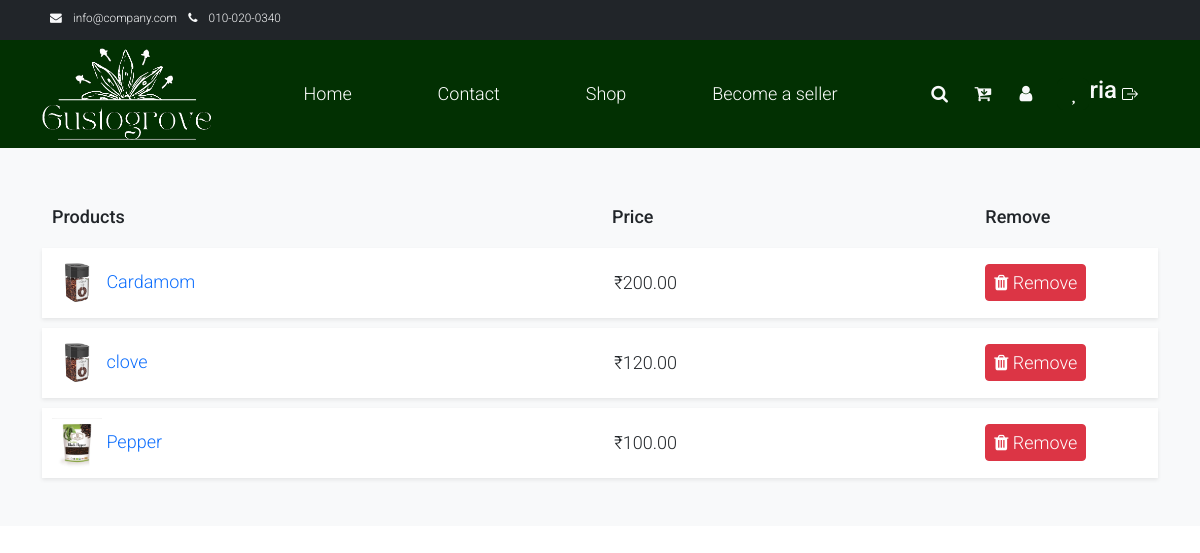
The app's page /wishlist/ (signed in) with its own data.
### userapp/models.py (models this page shows, shortened)
class CustomUser(AbstractUser):
    username = None
    USERNAME_FIELD  = 'email'
    name = models.CharField(max_length=100, default='')
    email = models.EmailField(unique=True)
    password = models.CharField(max_length=128)
    is_customer = models.BooleanField(default=False)
    is_seller = models.BooleanField(default=False)
    gstn = models.CharField(max_length=15, blank=True, null=True)  # GSTN field
    REQUIRED_FIELDS = []

### storeapp/models.py (models this page shows, shortened)
class Product(models.Model):
    product_name = models.CharField(max_length=255,null=True)
    description = models.TextField()
    image = models.ImageField(upload_to='products/', null=True, blank=True)
    quantity_value = models.PositiveIntegerField(default=100,null=True)
    quantity_prefix = models.CharField(max_length=10, choices=[('gms', 'gms'), ('kg', 'kg')], default='gms')
    stock = models.PositiveIntegerField(default=1,null=True)
    price = models.DecimalField(max_digits=10, decimal_places=2,null=True)
    date_added = models.DateField(default=timezone.now)
    brand_name = models.CharField(max_length=255, default="",null=True)
    seller = models.ForeignKey(CustomUser, on_delete=models.CASCADE, null=True, blank=True)
    batch_no=models.CharField(max_length=10,default="",null=True)
    average_rating = models.FloatField(default=0.0)
    STATUS_CHOICES = [
        ('In Stock', 'In Stock'),
        ('Out of Stock', 'Out of Stock'),
    ]
    status = models.CharField(max_length=15, choices=STATUS_CHOICES, default='In Stock')

### storeapp/views.py (the view)
# urls.py: path('wishlist/', views.wishlist_view, name='wishlist'),
@login_required(login_url='loginredirect')
@never_cache
def wishlist_view(request):
    if request.user.is_authenticated:
        wishlist = Wishlist.objects.get_or_create(user=request.user)[0]
        wishlist_products = wishlist.products.all()
        return render(request, 'wishlist.html', {'wishlist_products': wishlist_products})
    else:
        return render(request, 'login_required.html')

### template/wishlist.html (shortened to what this page needs)
{% load static %}
<html>
<head>
<link rel="stylesheet" href="https://cdn.jsdelivr.net/npm/bootstrap@5.2.3/dist/css/bootstrap.min.css">
    <link rel="stylesheet" href="{% static 'css/bootstrap.min.css' %}">
    <link rel="stylesheet" href="{% static 'css/templatemo.css' %}">
    <link rel="stylesheet" href="{% static '/css/custom.css' %}">
    <link rel="stylesheet" href="{% static 'css/fontawesome.min.css' %}">
    <link href="https://stackpath.bootstrapcdn.com/font-awesome/4.7.0/css/font-awesome.min.css" rel="stylesheet">
    <link href="https://cdn.jsdelivr.net/npm/bootstrap@5.2.0-beta1/dist/css/bootstrap.min.css" rel="stylesheet">
</head>
<body>
     <nav class="navbar navbar-expand-lg bg-dark navbar-light d-none d-lg-block" id="templatemo_nav_top">
        <div class="container text-light">
            <div class="w-100 d-flex justify-content-between">
                <div>
                    <i class="fa fa-envelope mx-2"></i>
                    <a class="navbar-sm-brand text-light text-decoration-none" href="mailto:info@company.com">info@company.com</a>
                    <i class="fa fa-phone mx-2"></i>
                    <a class="navbar-sm-brand text-light text-decoration-none" href="tel:010-020-0340">010-020-0340</a>
                </div>
                <div>
                    <a class="text-light" href="https://fb.com/templatemo" target="_blank" rel="sponsored"><i class="fab fa-facebook-f fa-sm fa-fw me-2"></i></a>
                    <a class="text-light" href="https://www.instagram.com/" target="_blank"><i class="fab fa-instagram fa-sm fa-fw me-2"></i></a>
                    <a class="text-light" href="https://twitter.com/" target="_blank"><i class="fab fa-twitter fa-sm fa-fw me-2"></i></a>
                    <a class="text-light" href="https://www.linkedin.com/" target="_blank"><i class="fab fa-linkedin fa-sm fa-fw"></i></a>
                </div>
            </div>
        </div>
    </nav>
    <nav class="navbar navbar-expand-lg ">
        <div class="container d-flex justify-content-between align-items-center">
            <div class="logo">
                <a class="navbar-brand" href="{% url "index" %}">
                    <img src="{% static 'img/gusto (2).png' %}" alt="Site Logo" class="img-fluid w-auto h-100" style="max-height: 100px;">
                </a>
            </div>
            <div class="align-self-center collapse navbar-collapse flex-fill  d-lg-flex justify-content-lg-between" id="templatemo_main_nav">
                <div class="flex-fill">
                    <ul class="nav navbar-nav d-flex justify-content-between mx-lg-auto">
                        <li class="nav-item">
                            <a class="nav-link" href="{% url 'index' %}">Home</a>
                        </li>
                        <li class="nav-item">
                            <a class="nav-link" href="{% url 'contact' %}">Contact</a>
                        </li>
                        <li class="nav-item">
                            <a class="nav-link" href="{% url 'shop' %}">Shop</a>
                        </li>
                        <li class="nav-item">
                            <a class="nav-link" href="{% url 'seller_index' %}">Become a seller</a>
                        </li>
                    </ul>
                </div>
                <div class="navbar align-self-center d-flex">
                    <a class="nav-icon d-none d-lg-inline" href="#" data-bs-toggle="modal" data-bs-target="#templatemo_search">
                        <i class="fa fa-fw fa-search text-light mr-2"></i>
                    </a>
                    <a class="nav-icon position-relative text-decoration-none" href="{% url 'cart' %}">
                        <i class="fa fa-fw fa-cart-arrow-down text-light mr-1"></i>
                    </a>
                    <a class="nav-icon position-relative text-decoration-none dropdown" href="#" data-bs-toggle="dropdown">
                        <i class="fa fa-fw fa-user text-light mr-1"></i>
                    </a>
                    <a href="{% url 'wishlist' %}" class="btn btn-success">
                        <i class="fas fa-heart"></i>
                    </a>
                    {% if user.is_authenticated %}
                    <h4 class=" text-light" >{{user.name}}<h4>
                        <div style="margin-left: 5px;" class="mt-2">
                            <a class="nav-icon position-relative text-decoration-none" href="{% url 'logout' %}" data-bs-toggle="tooltip" data-bs-placement="bottom" title="Logout">
                            </a>
                    {% endif %}
                        </div>
                </div>
            </div>
        </div>
    </nav>
    {% block content %}
        <div class="py-3 py-md-5 bg-light">
            <div class="container">
                <div class="row">
                    <div class="col-md-12">
                        <div class="shopping-cart">
                            <div class="cart-header d-none d-sm-none d-mb-block d-lg-block">
                                <div class="row">
                                    <div class="col-md-6">
                                        <h4>Products</h4>
                                    </div>
                                    <div class="col-md-2">
                                        <h4>Price</h4>
                                    </div>
                                    <div class="col-md-2">
                                    </div>
                                    <div class="col-md-2">
                                        <h4>Remove</h4>
                                    </div>
                                </div>
                            </div>
                            {% for product in wishlist_products %}
                                <div class="cart-item">
                                    <div class="row">
                                        <div class="col-md-6 my-auto">
                                            <a href="">
                                                <label class="product-name">
                                                    <img src="{{ product.image.url }}" style="width: 50px; height: 50px" alt="{{ product.product_name }}">
                                                    {{ product.product_name }}
                                                </label>
                                            </a>
                                        </div>
                                        <div class="col-md-2 my-auto">
                                            <label class="price">₹{{ product.price }}</label>
                                        </div>
                                        <div class="col-md-2 col-5 my-auto">
                                            <div class="remove">
                                                <a href="{% url 'remove_from_wishlist' product_id=product.id %}" class="btn btn-danger btn-sm">
                                                    <i class="fa fa-trash"></i> Remove
                                                </a>
                                            </div>
                                        </div>
                                    </div>
                                </div>
                            {% endfor %}
                        </div>
                    </div>
                </div>
            </div>
        </div>
    {% endblock %}
</body>
   </html>

### static/css/templatemo.css (style rules this page uses)
body, ul, li, p, a, label, input, div { font-family: 'Roboto', sans-serif; font-size: 18px !important; font-weight: 300 !important; }
.logo { font-weight: 500 !important; }
.text-light { color: #cfd6e1 !important; }
.bg-dark { background-color: #212934 !important; }
.bg-light { background-color: #e9eef5 !important; }
.btn-success { background-color: rgb(2, 48, 2)!important; border-color:rgb(2, 48, 2) !important; }
.navbar { background-color: rgb(2, 48, 2); }
#templatemo_nav_top { min-height: 40px; }
#templatemo_nav_top * { font-size: .9em !important; }
#templatemo_main_nav a { color: #fff; }
#templatemo_main_nav .navbar .nav-icon { margin-right: 20px; }
.fa-search { color: white; }
@media (min-width: 768px) { #templatemo_main_nav .navbar-nav { max-width: 450px; } }
@media (min-width: 992px) { #templatemo_main_nav .navbar-nav { max-width: 550px; } }
.nav-icon { position: relative; display: inline-block; }

### template/wishlist.html (style rules this page uses)
.shopping-cart .cart-header { padding: 10px; }
.shopping-cart .cart-header h4 { font-size: 18px; margin-bottom: 0px; }
.shopping-cart .cart-item a { text-decoration: none; }
.shopping-cart .cart-item { background-color: #fff; box-shadow: 0 0.125rem 0.25rem rgb(0 0 0 / 8%); padding: 10px 10px; margin-top: 10px; }
.shopping-cart .cart-item .product-name { font-size: 16px; font-weight: 600; width: 100%; white-space: nowrap; text-overflow: ellipsis; overflow: hidden; cursor: pointer; }
.shopping-cart .cart-item .price { font-size: 16px; font-weight: 600; padding: 4px 2px; }

### records on screen
CustomUser: name "ria"
Product: image (picture), product_name "Cardamom", price "200.00"
Product: image (picture), product_name "clove", price "120.00"
Product: image (picture), product_name "Pepper", price "100.00"
